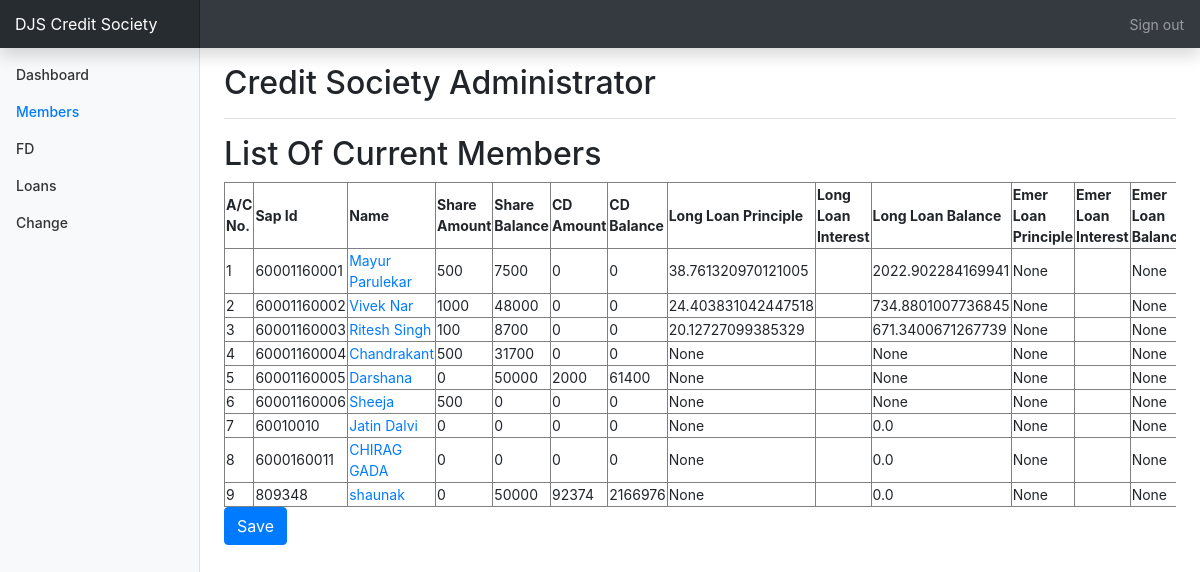
The page /csadmin/members (signed in) on the database as committed earlier.
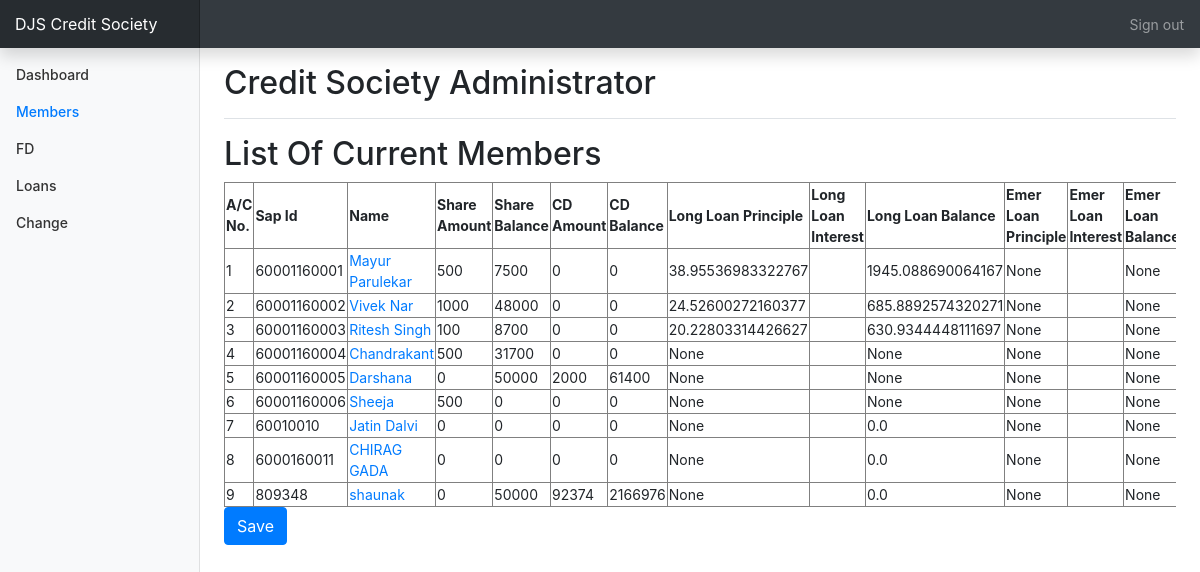
The same page on the database as committed later.
### status/models.py (models this page shows, shortened)
class Account(models.Model):
    accountnumber=models.IntegerField(null=False,unique=True)
    username=models.ForeignKey(User,on_delete=models.SET_NULL,null=True,unique=True)
    name=models.CharField(max_length=50,null=False)
    sapid=models.IntegerField(null=False,unique=True)
    dateofjoining=models.DateField(null=False)
    sharevalue=models.IntegerField(default=0,null=False)
    shareamount=models.IntegerField(default=0,null=False)
    sharebalance=models.IntegerField(default=0)
    cdamount=models.IntegerField(default=0)
    cdbalance=models.IntegerField(default=0)
    totalamount=models.IntegerField(default=0)
    sharesstartingnumber=models.IntegerField(null=True)
    sharesendingnumber=models.IntegerField(null=True)
    isloantaken=models.BooleanField(default=False)
    longloanamount=models.FloatField(blank=True,null=True)
    longloanprinciple=models.FloatField(blank=True,null=True)
    longloanperiod=models.IntegerField(blank=True,null=True)
    longloaninterestamount=models.FloatField(blank=True,null=True)
    longloanbalance=models.FloatField(blank=True,null=True,default=0)
    longloanemi=models.FloatField(blank=True,null=True)
    emerloanamount=models.FloatField(blank=True,null=True)
    emerloanprinciple=models.FloatField(blank=True,null=True)
    emerloanperiod=models.IntegerField(blank=True,null=True)
    emerloaninterestamount=models.FloatField(blank=True,null=True)
    emerloanbalance=models.FloatField(blank=True,null=True)
    emerloanemi=models.IntegerField(blank=True,null=True)
    fdcapital=models.IntegerField(default=0,null=True)
    fdmaturitydate=models.DateField(null=True)

### csadmin/views.py (the view)
# urls.py: path('members', views.members,name="members"),
@login_required
def members(request):
    Members=Account.objects.all()
    Interests=interests.objects.get(id=1)
    context={
        'Members':Members,
        'Interests':Interests,
        'member':"active"
    }
    return render (request,'members.html',context=context)

### csadmin/templates/members.html (shortened to what this page needs)
{%extends 'base.html'%}
{%block content%}
<h1 class="h2">List Of Current Members</h1>
<div class="table-responsive">
  <table  border="1">
    <thead>
      <tr>
        <th>A/C No.</th>
        <th>Sap Id</th>
        <th>Name</th>
        <th>Share Amount</th>
        <th>Share Balance</th>
        <th>CD Amount</th>
        <th>CD Balance</th>
        <th>Long Loan Principle</th>
        <th>Long Loan Interest</th>
        <th>Long Loan Balance</th>
        <th>Emer Loan Principle</th>
        <th>Emer Loan Interest</th>
        <th>Emer Loan Balance</th>
      </tr>
    </thead>
    <tbody>
{%for i in Members%}
  <tr>
    <td>{{i.accountnumber}}</td>
    <td>{{i.sapid}}</td>
    <td><a href="{% url 'csadmin:fd_update' pk=i.pk %}">{{i.name}}</a></td>
    <td>{{i.shareamount}}</td>
    <td>{{i.sharebalance}}</td>
    <td>{{i.cdamount}}</td>
    <td>{{i.cdbalance}}</td>
    <td>{{i.longloanprinciple}}</td>
    <td>{{i.longloaninterest}}</td>
    <td>{{i.longloanbalance}}</td>
    <td>{{i.emerloanprinciple}}</td>
    <td>{{i.emerloaninterest}}</td>
    <td>{{i.emerloanbalance}}</td>
  </tr>
{%endfor%}
</tbody>
</table>
<a href="{% url 'csadmin:GeneratePdf'%}" class="btn btn-primary" target="_blank ">Save</a>
</div>
{%endblock%}

Rows that differ between the two databases and show on the page:
changed Account "Mayur Parulekar": longloanprinciple "38.761320970121005" → "38.95536983322767"; longloanbalance "2022.902284169941" → "1945.088690064167"
changed Account "Vivek Nar": longloanprinciple "24.403831042447518" → "24.52600272160377"; longloanbalance "734.8801007736845" → "685.8892574320271"
changed Account "Ritesh Singh": longloanprinciple "20.12727099385329" → "20.22803314426627"; longloanbalance "671.3400671267739" → "630.9344448111697"
